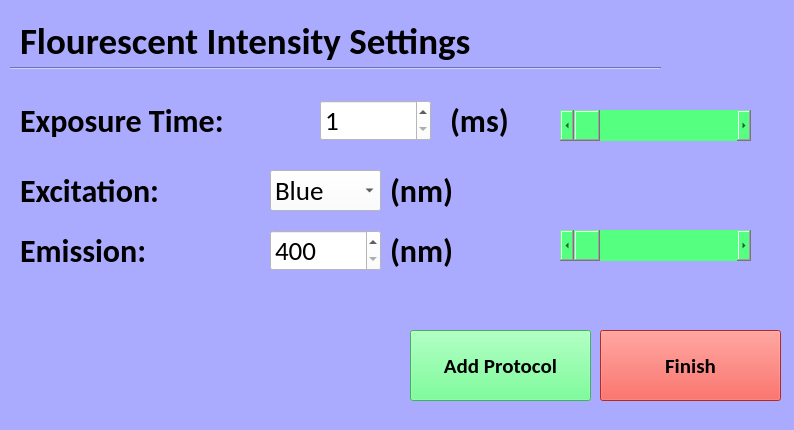
<?xml version="1.0" encoding="UTF-8"?>
<ui version="4.0">
 <class>Form</class>
 <widget class="QWidget" name="Form">
  <property name="geometry">
   <rect>
    <x>0</x>
    <y>0</y>
    <width>794</width>
    <height>430</height>
   </rect>
  </property>
  <property name="windowTitle">
   <string>Form</string>
  </property>
  <property name="styleSheet">
   <string notr="true">background-color: rgb(170, 170, 255);</string>
  </property>
  <widget class="Line" name="line">
   <property name="geometry">
    <rect>
     <x>10</x>
     <y>60</y>
     <width>651</width>
     <height>16</height>
    </rect>
   </property>
   <property name="orientation">
    <enum>Qt::Horizontal</enum>
   </property>
  </widget>
  <widget class="QLabel" name="label">
   <property name="geometry">
    <rect>
     <x>20</x>
     <y>20</y>
     <width>751</width>
     <height>41</height>
    </rect>
   </property>
   <property name="font">
    <font>
     <family>Calibri</family>
     <pointsize>28</pointsize>
     <weight>75</weight>
     <bold>true</bold>
    </font>
   </property>
   <property name="text">
    <string>Flourescent Intensity Settings </string>
   </property>
  </widget>
  <widget class="QSpinBox" name="exposureTimeSpinBox">
   <property name="geometry">
    <rect>
     <x>320</x>
     <y>100</y>
     <width>111</width>
     <height>41</height>
    </rect>
   </property>
   <property name="font">
    <font>
     <family>Calibri</family>
     <pointsize>20</pointsize>
    </font>
   </property>
   <property name="styleSheet">
    <string notr="true">background-color: rgb(255, 255, 255);</string>
   </property>
   <property name="minimum">
    <number>1</number>
   </property>
   <property name="maximum">
    <number>6500</number>
   </property>
  </widget>
  <widget class="QLabel" name="label_2">
   <property name="geometry">
    <rect>
     <x>20</x>
     <y>100</y>
     <width>391</width>
     <height>41</height>
    </rect>
   </property>
   <property name="font">
    <font>
     <family>Calibri</family>
     <pointsize>24</pointsize>
     <weight>75</weight>
     <bold>true</bold>
    </font>
   </property>
   <property name="text">
    <string>Exposure Time:</string>
   </property>
  </widget>
  <widget class="QLabel" name="label_3">
   <property name="geometry">
    <rect>
     <x>450</x>
     <y>100</y>
     <width>71</width>
     <height>41</height>
    </rect>
   </property>
   <property name="font">
    <font>
     <family>Calibri</family>
     <pointsize>24</pointsize>
     <weight>75</weight>
     <bold>true</bold>
    </font>
   </property>
   <property name="text">
    <string>(ms)</string>
   </property>
  </widget>
  <widget class="QLabel" name="label_4">
   <property name="geometry">
    <rect>
     <x>20</x>
     <y>170</y>
     <width>571</width>
     <height>41</height>
    </rect>
   </property>
   <property name="font">
    <font>
     <family>Calibri</family>
     <pointsize>24</pointsize>
     <weight>75</weight>
     <bold>true</bold>
    </font>
   </property>
   <property name="text">
    <string>Excitation:</string>
   </property>
  </widget>
  <widget class="QLabel" name="label_5">
   <property name="geometry">
    <rect>
     <x>390</x>
     <y>170</y>
     <width>131</width>
     <height>41</height>
    </rect>
   </property>
   <property name="font">
    <font>
     <family>Calibri</family>
     <pointsize>24</pointsize>
     <weight>75</weight>
     <bold>true</bold>
    </font>
   </property>
   <property name="text">
    <string>(nm)</string>
   </property>
  </widget>
  <widget class="QPushButton" name="finishButton">
   <property name="geometry">
    <rect>
     <x>600</x>
     <y>330</y>
     <width>181</width>
     <height>71</height>
    </rect>
   </property>
   <property name="font">
    <font>
     <family>Calibri</family>
     <pointsize>16</pointsize>
     <weight>75</weight>
     <bold>true</bold>
    </font>
   </property>
   <property name="styleSheet">
    <string notr="true">background-color: rgb(255, 57, 43);</string>
   </property>
   <property name="text">
    <string>Finish</string>
   </property>
  </widget>
  <widget class="QPushButton" name="addProtocolButton">
   <property name="geometry">
    <rect>
     <x>410</x>
     <y>330</y>
     <width>181</width>
     <height>71</height>
    </rect>
   </property>
   <property name="font">
    <font>
     <family>Calibri</family>
     <pointsize>16</pointsize>
     <weight>75</weight>
     <bold>true</bold>
    </font>
   </property>
   <property name="styleSheet">
    <string notr="true">background-color: rgb(85, 255, 127);</string>
   </property>
   <property name="text">
    <string>Add Protocol</string>
   </property>
  </widget>
  <widget class="QLabel" name="label_6">
   <property name="geometry">
    <rect>
     <x>20</x>
     <y>230</y>
     <width>311</width>
     <height>41</height>
    </rect>
   </property>
   <property name="font">
    <font>
     <family>Calibri</family>
     <pointsize>24</pointsize>
     <weight>75</weight>
     <bold>true</bold>
    </font>
   </property>
   <property name="text">
    <string>Emission:</string>
   </property>
  </widget>
  <widget class="QSpinBox" name="emissionWavelengthSpinBox">
   <property name="geometry">
    <rect>
     <x>270</x>
     <y>230</y>
     <width>111</width>
     <height>41</height>
    </rect>
   </property>
   <property name="font">
    <font>
     <family>Calibri</family>
     <pointsize>20</pointsize>
    </font>
   </property>
   <property name="styleSheet">
    <string notr="true">background-color: rgb(255, 255, 255);</string>
   </property>
   <property name="minimum">
    <number>400</number>
   </property>
   <property name="maximum">
    <number>700</number>
   </property>
  </widget>
  <widget class="QLabel" name="label_7">
   <property name="geometry">
    <rect>
     <x>390</x>
     <y>230</y>
     <width>81</width>
     <height>41</height>
    </rect>
   </property>
   <property name="font">
    <font>
     <family>Calibri</family>
     <pointsize>24</pointsize>
     <weight>75</weight>
     <bold>true</bold>
    </font>
   </property>
   <property name="text">
    <string>(nm)</string>
   </property>
  </widget>
  <widget class="QComboBox" name="excitationWavelengthComboBox">
   <property name="geometry">
    <rect>
     <x>270</x>
     <y>170</y>
     <width>111</width>
     <height>41</height>
    </rect>
   </property>
   <property name="font">
    <font>
     <family>Calibri</family>
     <pointsize>20</pointsize>
    </font>
   </property>
   <property name="styleSheet">
    <string notr="true">background-color: rgb(255, 255, 255);
selection-color: rgb(0, 0, 0);
selection-background-color: rgb(170, 255, 255);</string>
   </property>
   <item>
    <property name="text">
     <string>Blue</string>
    </property>
   </item>
   <item>
    <property name="text">
     <string>Green</string>
    </property>
   </item>
   <item>
    <property name="text">
     <string>Orange</string>
    </property>
   </item>
  </widget>
  <widget class="QScrollBar" name="exposureTimeScrollBar">
   <property name="geometry">
    <rect>
     <x>560</x>
     <y>110</y>
     <width>191</width>
     <height>31</height>
    </rect>
   </property>
   <property name="styleSheet">
    <string notr="true">background-color: rgb(85, 255, 127);</string>
   </property>
   <property name="minimum">
    <number>1</number>
   </property>
   <property name="maximum">
    <number>6500</number>
   </property>
   <property name="orientation">
    <enum>Qt::Horizontal</enum>
   </property>
  </widget>
  <widget class="QScrollBar" name="emissionScrollBar">
   <property name="geometry">
    <rect>
     <x>560</x>
     <y>230</y>
     <width>191</width>
     <height>31</height>
    </rect>
   </property>
   <property name="styleSheet">
    <string notr="true">background-color: rgb(85, 255, 127);</string>
   </property>
   <property name="minimum">
    <number>1</number>
   </property>
   <property name="maximum">
    <number>6500</number>
   </property>
   <property name="orientation">
    <enum>Qt::Horizontal</enum>
   </property>
  </widget>
  <zorder>line</zorder>
  <zorder>label</zorder>
  <zorder>label_2</zorder>
  <zorder>label_3</zorder>
  <zorder>label_4</zorder>
  <zorder>label_5</zorder>
  <zorder>finishButton</zorder>
  <zorder>addProtocolButton</zorder>
  <zorder>exposureTimeSpinBox</zorder>
  <zorder>label_6</zorder>
  <zorder>emissionWavelengthSpinBox</zorder>
  <zorder>label_7</zorder>
  <zorder>excitationWavelengthComboBox</zorder>
  <zorder>exposureTimeScrollBar</zorder>
  <zorder>emissionScrollBar</zorder>
 </widget>
 <resources/>
 <connections/>
</ui>
